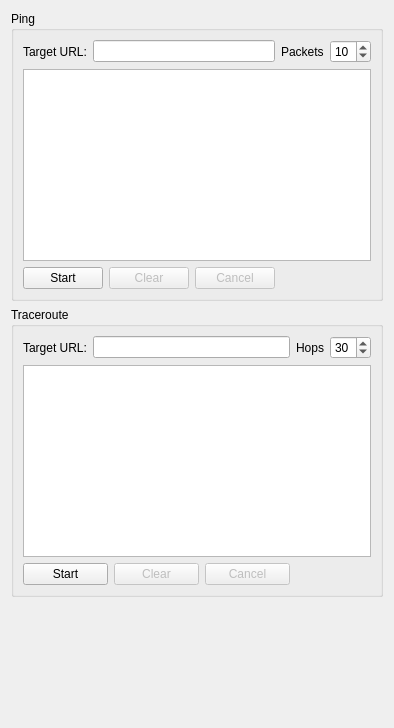
     <widget class="QWidget" name="diagnosis">
      <attribute name="icon">
       <iconset>
        <normaloff>../../../../../share/icons/nuvola_platin_me/16x16/actions/find.png</normaloff>../../../../../share/icons/nuvola_platin_me/16x16/actions/find.png</iconset>
      </attribute>
      <attribute name="title">
       <string>Diagnosis</string>
      </attribute>
      <layout class="QVBoxLayout">
       <item>
        <widget class="QGroupBox" name="pingGroupBox">
         <property name="minimumSize">
          <size>
           <width>0</width>
           <height>0</height>
          </size>
         </property>
         <property name="title">
          <string>Ping</string>
         </property>
         <layout class="QGridLayout" name="gridLayout_2">
          <item row="0" column="0">
           <widget class="QLabel" name="label_2">
            <property name="text">
             <string>Target URL:</string>
            </property>
           </widget>
          </item>
          <item row="0" column="1">
           <widget class="QLineEdit" name="pingHostEdit"/>
          </item>
          <item row="0" column="2">
           <widget class="QLabel" name="label_4">
            <property name="text">
             <string>Packets</string>
            </property>
           </widget>
          </item>
          <item row="0" column="3">
           <widget class="QSpinBox" name="pingPacketNumber">
            <property name="minimum">
             <number>1</number>
            </property>
            <property name="value">
             <number>10</number>
            </property>
           </widget>
          </item>
          <item row="1" column="0" colspan="4">
           <widget class="QTextEdit" name="pingOutputEdit">
            <property name="undoRedoEnabled">
             <bool>false</bool>
            </property>
            <property name="lineWrapMode">
             <enum>QTextEdit::NoWrap</enum>
            </property>
            <property name="lineWrapColumnOrWidth">
             <number>0</number>
            </property>
            <property name="readOnly">
             <bool>true</bool>
            </property>
           </widget>
          </item>
          <item row="2" column="0" colspan="2">
           <layout class="QHBoxLayout" name="horizontalLayout_2">
            <item>
             <widget class="QPushButton" name="pingButton">
              <property name="text">
               <string>Start</string>
              </property>
              <property name="icon">
               <iconset>
                <normaloff>../../../../../share/icons/nuvola_platin_me/16x16/apps/xmag.png</normaloff>../../../../../share/icons/nuvola_platin_me/16x16/apps/xmag.png</iconset>
              </property>
              <property name="default">
               <bool>false</bool>
              </property>
             </widget>
            </item>
            <item>
             <widget class="QPushButton" name="clearPingOutput">
              <property name="enabled">
               <bool>false</bool>
              </property>
              <property name="text">
               <string>Clear</string>
              </property>
              <property name="icon">
               <iconset>
                <normaloff>../../../../../share/icons/nuvola_platin_me/16x16/actions/edittrash.png</normaloff>../../../../../share/icons/nuvola_platin_me/16x16/actions/edittrash.png</iconset>
              </property>
             </widget>
            </item>
            <item>
             <widget class="QPushButton" name="cancelPing">
              <property name="enabled">
               <bool>false</bool>
              </property>
              <property name="text">
               <string>Cancel</string>
              </property>
              <property name="icon">
               <iconset>
                <normaloff>../../../../../share/icons/nuvola_platin_me/16x16/actions/button_cancel.png</normaloff>../../../../../share/icons/nuvola_platin_me/16x16/actions/button_cancel.png</iconset>
              </property>
             </widget>
            </item>
           </layout>
          </item>
         </layout>
        </widget>
       </item>
       <item>
        <widget class="QGroupBox" name="tracerouteGroupBox">
         <property name="minimumSize">
          <size>
           <width>0</width>
           <height>0</height>
          </size>
         </property>
         <property name="baseSize">
          <size>
           <width>0</width>
           <height>0</height>
          </size>
         </property>
         <property name="title">
          <string>Traceroute</string>
         </property>
         <layout class="QGridLayout" name="gridLayout">
          <item row="0" column="0">
           <widget class="QLabel" name="label_3">
            <property name="text">
             <string>Target URL:</string>
            </property>
           </widget>
          </item>
          <item row="0" column="1">
           <widget class="QLineEdit" name="tracerouteHostEdit"/>
          </item>
          <item row="0" column="2">
           <widget class="QLabel" name="label_5">
            <property name="text">
             <string>Hops</string>
            </property>
           </widget>
          </item>
          <item row="0" column="3">
           <widget class="QSpinBox" name="traceHopsNumber">
            <property name="minimum">
             <number>1</number>
            </property>
            <property name="value">
             <number>30</number>
            </property>
           </widget>
          </item>
          <item row="1" column="0" colspan="4">
           <widget class="QTextEdit" name="tracerouteOutputEdit">
            <property name="verticalScrollBarPolicy">
             <enum>Qt::ScrollBarAsNeeded</enum>
            </property>
            <property name="undoRedoEnabled">
             <bool>false</bool>
            </property>
            <property name="lineWrapMode">
             <enum>QTextEdit::NoWrap</enum>
            </property>
            <property name="lineWrapColumnOrWidth">
             <number>0</number>
            </property>
            <property name="readOnly">
             <bool>true</bool>
            </property>
            <property name="html">
             <string>&lt;!DOCTYPE HTML PUBLIC &quot;-//W3C//DTD HTML 4.0//EN&quot; &quot;http://www.w3.org/TR/REC-html40/strict.dtd&quot;&gt;
&lt;html&gt;&lt;head&gt;&lt;meta name=&quot;qrichtext&quot; content=&quot;1&quot; /&gt;&lt;style type=&quot;text/css&quot;&gt;
p, li { white-space: pre-wrap; }
&lt;/style&gt;&lt;/head&gt;&lt;body style=&quot; font-family:'Sans'; font-size:10pt; font-weight:400; font-style:normal;&quot;&gt;
&lt;p style=&quot;-qt-paragraph-type:empty; margin-top:0px; margin-bottom:0px; margin-left:0px; margin-right:0px; -qt-block-indent:0; text-indent:0px; font-family:'Sans Serif'; font-size:9pt;&quot;&gt;&lt;br /&gt;&lt;/p&gt;&lt;/body&gt;&lt;/html&gt;</string>
            </property>
           </widget>
          </item>
          <item row="2" column="0" colspan="2">
           <layout class="QHBoxLayout" name="horizontalLayout">
            <item>
             <widget class="QPushButton" name="tracerouteButton">
              <property name="text">
               <string>Start</string>
              </property>
              <property name="icon">
               <iconset>
                <normaloff>../../../../../share/icons/nuvola_platin_me/16x16/apps/xmag.png</normaloff>../../../../../share/icons/nuvola_platin_me/16x16/apps/xmag.png</iconset>
              </property>
              <property name="default">
               <bool>false</bool>
              </property>
             </widget>
            </item>
            <item>
             <widget class="QPushButton" name="clearTraceOutput">
              <property name="enabled">
               <bool>false</bool>
              </property>
              <property name="text">
               <string>Clear</string>
              </property>
              <property name="icon">
               <iconset>
                <normaloff>../../../../../share/icons/nuvola_platin_me/16x16/actions/edittrash.png</normaloff>../../../../../share/icons/nuvola_platin_me/16x16/actions/edittrash.png</iconset>
              </property>
             </widget>
            </item>
            <item>
             <widget class="QPushButton" name="cancelTrace">
              <property name="enabled">
               <bool>false</bool>
              </property>
              <property name="text">
               <string>Cancel</string>
              </property>
              <property name="icon">
               <iconset>
                <normaloff>../../../../../share/icons/nuvola_platin_me/16x16/actions/button_cancel.png</normaloff>../../../../../share/icons/nuvola_platin_me/16x16/actions/button_cancel.png</iconset>
              </property>
             </widget>
            </item>
           </layout>
          </item>
         </layout>
        </widget>
       </item>
       <item>
        <spacer>
         <property name="orientation">
          <enum>Qt::Vertical</enum>
         </property>
         <property name="sizeHint" stdset="0">
          <size>
           <width>20</width>
           <height>120</height>
          </size>
         </property>
        </spacer>
       </item>
      </layout>
     </widget>
